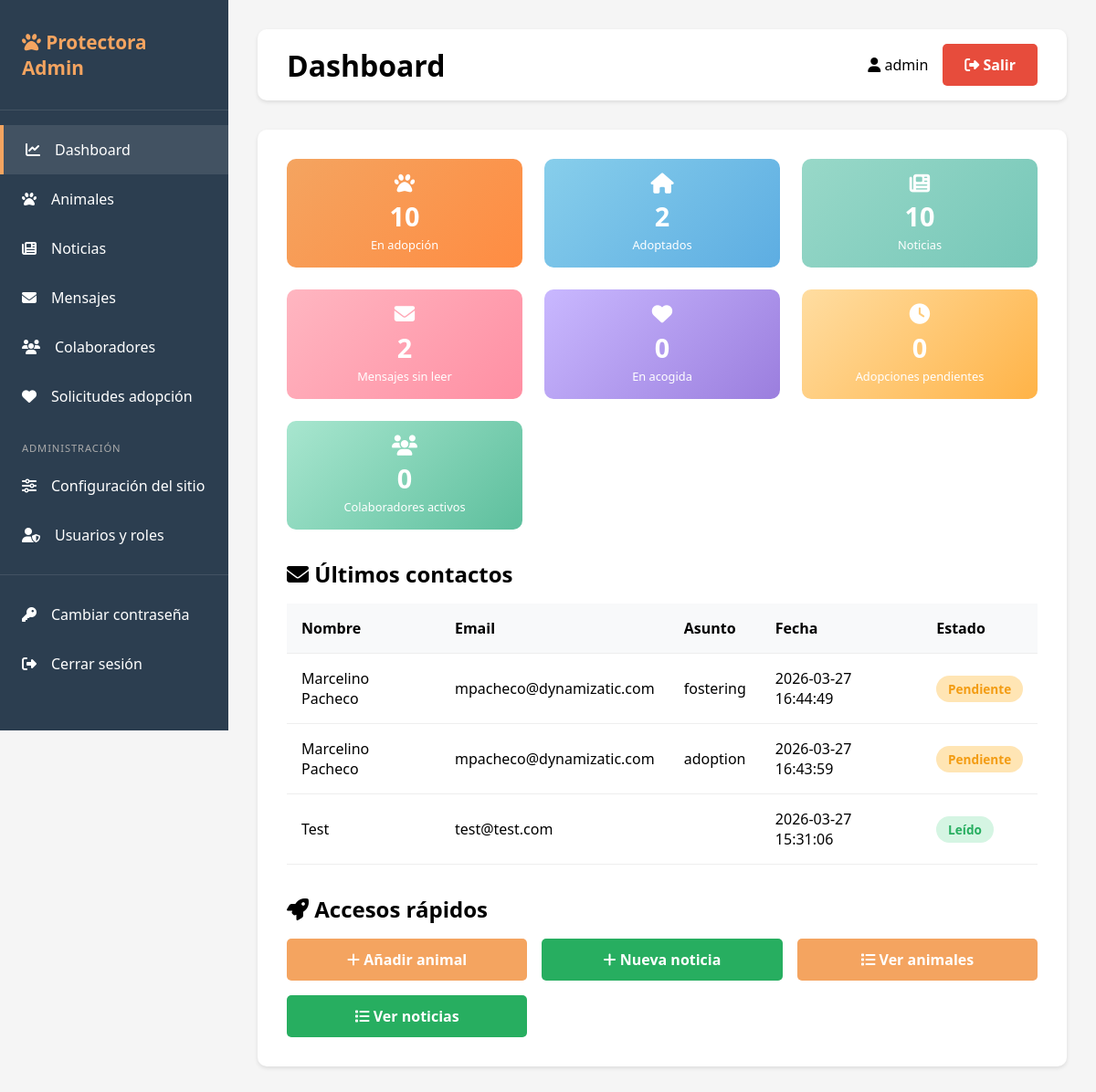
The page /admin/dashboard (signed in) on the database its author committed.
### tables this page shows
CREATE TABLE contacts (
                id INTEGER PRIMARY KEY AUTOINCREMENT,
                name TEXT NOT NULL,
                email TEXT NOT NULL,
                phone TEXT,
                subject TEXT,
                message TEXT,
                read BOOLEAN DEFAULT 0,
                created_at TIMESTAMP DEFAULT CURRENT_TIMESTAMP
            );

### app.py (the view)
@app.route('/admin')
@app.route('/admin/dashboard')
@login_required
def dashboard():
    db = get_db()
    stats = {
        'total_animals': db.execute('SELECT COUNT(*) as count FROM animals WHERE status = "adoption"').fetchone()['count'],
        'total_adopted': db.execute('SELECT COUNT(*) as count FROM animals WHERE status = "adopted"').fetchone()['count'],
        'total_news':    db.execute('SELECT COUNT(*) as count FROM news').fetchone()['count'],
        'unread_contacts': db.execute('SELECT COUNT(*) as count FROM contacts WHERE read = 0').fetchone()['count'],
    }
    try:
        stats['total_foster']    = db.execute('SELECT COUNT(*) as c FROM animals WHERE status = "foster"').fetchone()['c']
        stats['pending_adopt']   = db.execute("SELECT COUNT(*) as c FROM adoption_requests WHERE status = 'pendiente'").fetchone()['c']
        stats['active_collabs']  = db.execute("SELECT COUNT(*) as c FROM collaborators WHERE status = 'activo'").fetchone()['c']
    except Exception:
        stats['total_foster']   = 0
        stats['pending_adopt']  = 0
        stats['active_collabs'] = 0
    rows = db.execute('SELECT status, COUNT(*) as c FROM animals GROUP BY status').fetchall()
    animals_by_status = {r['status']: r['c'] for r in rows}
    rows = db.execute(
        "SELECT strftime('%Y-%m', created_at) as mes, COUNT(*) as c "
        "FROM contacts "
        "GROUP BY strftime('%Y-%m', created_at) "
        "ORDER BY mes DESC LIMIT 6"
    ).fetchall()
    contacts_by_month = [{'mes': r['mes'], 'c': r['c']} for r in reversed(rows)]
    try:
        rows = db.execute('SELECT type, COUNT(*) as c FROM collaborators GROUP BY type').fetchall()
        collabs_by_type = {r['type']: r['c'] for r in rows}
    except Exception:
        collabs_by_type = {}
    recent_contacts = db.execute('SELECT * FROM contacts ORDER BY created_at DESC LIMIT 5').fetchall()
    return render_template(
        'dashboard.html',
        stats=stats,
        contacts=recent_contacts,
        animals_by_status=animals_by_status,
        contacts_by_month=contacts_by_month,
        collabs_by_type=collabs_by_type,
    )

### app.py (called while the page is built)
def get_db():
    db = sqlite3.connect(DATABASE)
    db.row_factory = sqlite3.Row
    return db

def login_required(f):
    @wraps(f)
    def decorated_function(*args, **kwargs):
        if 'user_id' not in session:
            return redirect(url_for('login'))
        return f(*args, **kwargs)
    return decorated_function

### templates/dashboard.html (shortened to what this page needs)
{% extends "base.html" %}
{% block page_title %}Dashboard{% endblock %}
{% block content %}
<div class="stats-grid">
    <a href="{{ url_for('list_animals') }}?status=adoption" class="stat-card stat-card-link" style="background: linear-gradient(135deg, #F4A460, #FF8C42); padding: 1rem;">
        <i class="fas fa-paw" style="font-size: 1.4rem; margin-bottom: 0.3rem;"></i>
        <h3 style="font-size: 1.8rem; margin-bottom: 0.2rem;">{{ stats.total_animals }}</h3>
        <p style="font-size: 0.8rem; margin: 0;">En adopción</p>
    </a>
    <a href="{{ url_for('list_animals') }}?status=adopted" class="stat-card stat-card-link" style="background: linear-gradient(135deg, #87CEEB, #5DADE2); padding: 1rem;">
        <i class="fas fa-home" style="font-size: 1.4rem; margin-bottom: 0.3rem;"></i>
        <h3 style="font-size: 1.8rem; margin-bottom: 0.2rem;">{{ stats.total_adopted }}</h3>
        <p style="font-size: 0.8rem; margin: 0;">Adoptados</p>
    </a>
    <a href="{{ url_for('list_news') }}" class="stat-card stat-card-link" style="background: linear-gradient(135deg, #98D8C8, #76C7B8); padding: 1rem;">
        <i class="fas fa-newspaper" style="font-size: 1.4rem; margin-bottom: 0.3rem;"></i>
        <h3 style="font-size: 1.8rem; margin-bottom: 0.2rem;">{{ stats.total_news }}</h3>
        <p style="font-size: 0.8rem; margin: 0;">Noticias</p>
    </a>
    <a href="{{ url_for('list_contacts') }}" class="stat-card stat-card-link" style="background: linear-gradient(135deg, #FFB6C1, #FF8FA3); padding: 1rem;">
        <i class="fas fa-envelope" style="font-size: 1.4rem; margin-bottom: 0.3rem;"></i>
        <h3 style="font-size: 1.8rem; margin-bottom: 0.2rem;">{{ stats.unread_contacts }}</h3>
        <p style="font-size: 0.8rem; margin: 0;">Mensajes sin leer</p>
    </a>
    <a href="{{ url_for('list_animals') }}?status=foster" class="stat-card stat-card-link" style="background: linear-gradient(135deg, #C9B8FF, #9B7EDE); padding: 1rem;">
        <i class="fas fa-heart" style="font-size: 1.4rem; margin-bottom: 0.3rem;"></i>
        <h3 style="font-size: 1.8rem; margin-bottom: 0.2rem;">{{ stats.total_foster }}</h3>
        <p style="font-size: 0.8rem; margin: 0;">En acogida</p>
    </a>
    <a href="{{ url_for('list_adoptions') }}" class="stat-card stat-card-link" style="background: linear-gradient(135deg, #FFDDA1, #FFB347); padding: 1rem;">
        <i class="fas fa-clock" style="font-size: 1.4rem; margin-bottom: 0.3rem;"></i>
        <h3 style="font-size: 1.8rem; margin-bottom: 0.2rem;">{{ stats.pending_adopt }}</h3>
        <p style="font-size: 0.8rem; margin: 0;">Adopciones pendientes</p>
    </a>
    <a href="{{ url_for('list_collaborators') }}" class="stat-card stat-card-link" style="background: linear-gradient(135deg, #A8E6CF, #5DBF9D); padding: 1rem;">
        <i class="fas fa-users" style="font-size: 1.4rem; margin-bottom: 0.3rem;"></i>
        <h3 style="font-size: 1.8rem; margin-bottom: 0.2rem;">{{ stats.active_collabs }}</h3>
        <p style="font-size: 0.8rem; margin: 0;">Colaboradores activos</p>
    </a>
</div>
<h2 style="margin-bottom: 1rem;">
    <i class="fas fa-envelope"></i> Últimos contactos
</h2>
{% if contacts %}
<table class="table">
    <thead>
        <tr>
            <th>Nombre</th>
            <th>Email</th>
            <th>Asunto</th>
            <th>Fecha</th>
            <th>Estado</th>
        </tr>
    </thead>
    <tbody>
        {% for contact in contacts %}
        <tr>
            <td>{{ contact.name }}</td>
            <td>{{ contact.email }}</td>
            <td>{{ contact.subject }}</td>
            <td>{{ contact.created_at }}</td>
            <td>
                {% if contact.read %}
                <span class="badge badge-success">Leído</span>
                {% else %}
                <span class="badge badge-warning">Pendiente</span>
                {% endif %}
            </td>
        </tr>
        {% endfor %}
    </tbody>
</table>
{% else %}
<p style="text-align: center; color: #666; padding: 2rem;">No hay mensajes recientes</p>
{% endif %}
<div style="margin-top: 2rem;">
    <h2 style="margin-bottom: 1rem;">
        <i class="fas fa-rocket"></i> Accesos rápidos
    </h2>
    <div style="display: grid; grid-template-columns: repeat(auto-fit, minmax(200px, 1fr)); gap: 1rem;">
        <a href="{{ url_for('new_animal') }}" class="btn btn-primary" style="text-align: center;">
            <i class="fas fa-plus"></i> Añadir animal
        </a>
        <a href="{{ url_for('new_news') }}" class="btn btn-success" style="text-align: center;">
            <i class="fas fa-plus"></i> Nueva noticia
        </a>
        <a href="{{ url_for('list_animals') }}" class="btn btn-primary" style="text-align: center;">
            <i class="fas fa-list"></i> Ver animales
        </a>
        <a href="{{ url_for('list_news') }}" class="btn btn-success" style="text-align: center;">
            <i class="fas fa-list"></i> Ver noticias
        </a>
    </div>
</div>
{% endblock %}

### templates/base.html (shortened to what this page needs)
<!DOCTYPE html>
<html lang="es">
<head>
    <link rel="stylesheet" href="https://cdnjs.cloudflare.com/ajax/libs/font-awesome/6.4.0/css/all.min.css">
</head>
<body>
    {% block body %}
    <div class="admin-wrapper">
        <aside class="sidebar">
            <div class="sidebar-brand">
                <h2><i class="fas fa-paw"></i> Protectora Admin</h2>
            </div>
            <ul class="sidebar-menu">
                <li><a href="{{ url_for('dashboard') }}" {% if request.endpoint == 'dashboard' %}class="active"{% endif %}>
                    <i class="fas fa-chart-line"></i> Dashboard
                </a></li>
                <li><a href="{{ url_for('list_animals') }}" {% if 'animal' in request.endpoint %}class="active"{% endif %}>
                    <i class="fas fa-paw"></i> Animales
                </a></li>
                <li><a href="{{ url_for('list_news') }}" {% if 'news' in request.endpoint %}class="active"{% endif %}>
                    <i class="fas fa-newspaper"></i> Noticias
                </a></li>
                {% if session.role in ['superadmin', 'editor'] %}
                <li><a href="{{ url_for('list_contacts') }}" {% if 'contact' in request.endpoint %}class="active"{% endif %}>
                    <i class="fas fa-envelope"></i> Mensajes
                </a></li>
                <li><a href="{{ url_for('list_collaborators') }}" {% if 'collaborator' in request.endpoint %}class="active"{% endif %}>
                    <i class="fas fa-users"></i> Colaboradores
                </a></li>
                <li><a href="{{ url_for('list_adoptions') }}" {% if 'adoption' in request.endpoint %}class="active"{% endif %}>
                    <i class="fas fa-heart"></i> Solicitudes adopción
                </a></li>
                {% endif %}
                {% if session.role == 'superadmin' %}
                <li style="margin-top: 1rem; padding: 0.4rem 1.5rem; font-size: 0.7rem; text-transform: uppercase; color: #aaa; letter-spacing: 0.08em;">
                    Administración
                </li>
                <li><a href="{{ url_for('admin_settings') }}" {% if request.endpoint == 'admin_settings' %}class="active"{% endif %}>
                    <i class="fas fa-sliders-h"></i> Configuración del sitio
                </a></li>
                <li><a href="{{ url_for('list_users') }}" {% if 'user' in request.endpoint %}class="active"{% endif %}>
                    <i class="fas fa-user-shield"></i> Usuarios y roles
                </a></li>
                {% endif %}
                <li style="margin-top: 1rem; border-top: 1px solid rgba(255,255,255,0.1); padding-top: 1rem;">
                <a href="{{ url_for('change_password') }}" {% if request.endpoint == 'change_password' %}class="active"{% endif %}>
                    <i class="fas fa-key"></i> Cambiar contraseña
                </a></li>
                <li><a href="{{ url_for('logout') }}">
                    <i class="fas fa-sign-out-alt"></i> Cerrar sesión
                </a></li>
            </ul>
        </aside>
        <main class="main-content">
            <div class="topbar">
                <h1>{% block page_title %}Dashboard{% endblock %}</h1>
                <div class="user-menu">
                    <span><i class="fas fa-user"></i> {{ session.username }}</span>
                    <a href="{{ url_for('logout') }}" class="btn btn-danger">
                        <i class="fas fa-sign-out-alt"></i> Salir
                    </a>
                </div>
            </div>
            <div class="content-area">
                {% block content %}{% endblock %}
            </div>
        </main>
    </div>
    {% endblock %}
</body>
</html>

### templates/base.html (style rules this page uses)
* { margin: 0; padding: 0; box-sizing: border-box; }
body { font-family: 'Segoe UI', Tahoma, Geneva, Verdana, sans-serif; background: #f5f5f5; }
.admin-wrapper { display: flex; min-height: 100vh; }
.sidebar { width: 250px; background: #2C3E50; color: white; padding: 2rem 0; position: fixed; height: 100vh; overflow-y: auto; }
.sidebar-brand { padding: 0 1.5rem 2rem; border-bottom: 1px solid rgba(255,255,255,0.1); margin-bottom: 1rem; }
.sidebar-brand h2 { font-size: 1.3rem; color: #F4A460; }
.sidebar-menu { list-style: none; }
.sidebar-menu li a { display: flex; align-items: center; gap: 1rem; padding: 1rem 1.5rem; color: white; text-decoration: none; transition: all 0.3s; }
.sidebar-menu li a:hover, .sidebar-menu li a.active { background: rgba(255,255,255,0.1); border-left: 4px solid #F4A460; }
.main-content { flex: 1; margin-left: 250px; padding: 2rem; }
.topbar { background: white; padding: 1rem 2rem; border-radius: 10px; margin-bottom: 2rem; box-shadow: 0 2px 4px rgba(0,0,0,0.1); display: flex; justify-content: space-between; align-items: center; }
.user-menu { display: flex; align-items: center; gap: 1rem; }
.content-area { background: white; border-radius: 10px; padding: 2rem; box-shadow: 0 2px 4px rgba(0,0,0,0.1); }
.btn { padding: 0.75rem 1.5rem; border: none; border-radius: 5px; cursor: pointer; font-weight: 600; transition: all 0.3s; text-decoration: none; display: inline-block; }
.btn-primary { background: #F4A460; color: white; }
.btn-danger { background: #E74C3C; color: white; }
.btn-success { background: #27AE60; color: white; }
.stats-grid { display: grid; grid-template-columns: repeat(auto-fit, minmax(200px, 1fr)); gap: 1.5rem; margin-bottom: 2rem; }
.stat-card { background: linear-gradient(135deg, #F4A460, #FF8C42); color: white; padding: 1rem; border-radius: 10px; text-align: center; }
.stat-card h3 { font-size: 1.8rem; margin-bottom: 0.2rem; }
.stat-card p { font-size: 0.8rem; margin: 0; }
a.stat-card-link { display: block; text-decoration: none; color: white; cursor: pointer; transition: transform 0.15s ease, box-shadow 0.15s ease; }
.stat-card h3 { font-size: 2.5rem; margin-bottom: 0.5rem; }
.table { width: 100%; border-collapse: collapse; margin-top: 1rem; }
.table th, .table td { padding: 1rem; text-align: left; border-bottom: 1px solid #eee; }
.table th { background: #f8f9fa; font-weight: 600; }
.badge { padding: 0.3rem 0.8rem; border-radius: 15px; font-size: 0.85rem; font-weight: 600; }
.badge-success { background: #D5F5E3; color: #27AE60; }
.badge-warning { background: #FFE5B4; color: #F39C12; }

### rows shown on the page
contacts: name "Marcelino Pacheco", email "mpacheco@dynamizatic.com", subject "fostering", created_at "2026-03-27 16:44:49", read "Pendiente"
contacts: name "Marcelino Pacheco", email "mpacheco@dynamizatic.com", subject "adoption", created_at "2026-03-27 16:43:59", read "Pendiente"
contacts: name "Test", email "test@test.com", created_at "2026-03-27 15:31:06", read "Leído"

### other values the page prints
{{ session.username }} "admin"
{{ stats.total_animals }} "10"
{{ stats.total_adopted }} "2"
{{ stats.total_news }} "10"
{{ stats.unread_contacts }} "2"
{{ stats.total_foster }} "0"
{{ stats.pending_adopt }} "0"
{{ stats.active_collabs }} "0"
